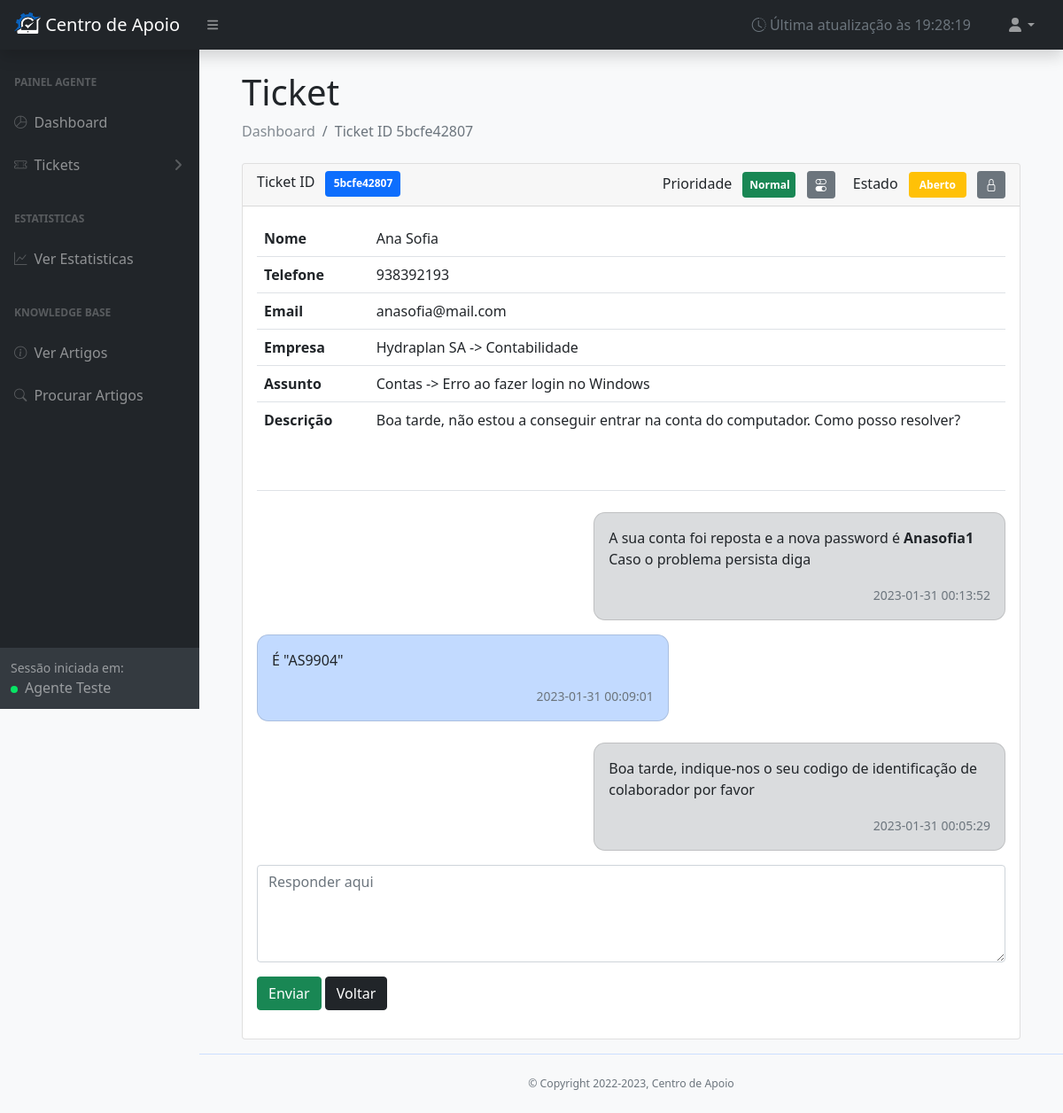
/root_live/agent-panel/ticket-agente.php?id=74 (signed in), run on the app's committed database.
### tables this page shows
CREATE TABLE `tickets` (
  `id` int(11) NOT NULL,
  `ticket_id` varchar(255) NOT NULL,
  `user_id` tinyint(4) NOT NULL,
  `status` int(11) NOT NULL DEFAULT 0,
  `prioridade` int(11) NOT NULL DEFAULT 0,
  `nome` varchar(255) NOT NULL,
  `telefone` varchar(255) NOT NULL,
  `email` varchar(255) NOT NULL,
  `nome_empresa` varchar(255) NOT NULL,
  `dep_empresa` varchar(255) NOT NULL,
  `categoria` int(255) NOT NULL,
  `assunto` varchar(255) NOT NULL,
  `message` text NOT NULL,
  `date` timestamp NOT NULL DEFAULT current_timestamp(),
  `date_reply` timestamp NOT NULL DEFAULT '0000-00-00 00:00:00'
);

CREATE TABLE `kb_categorias` (
  `id` int(11) NOT NULL,
  `nome_categoria` varchar(256) NOT NULL,
  `descricao_categoria` text NOT NULL
);

CREATE TABLE `ticket_reply` (
  `id` int(11) NOT NULL,
  `ticket_id` int(11) NOT NULL,
  `send_by` int(11) NOT NULL DEFAULT 0,
  `message` text NOT NULL,
  `date` timestamp NOT NULL DEFAULT current_timestamp()
);

### root_live/agent-panel/ticket-agente.php (the view, shortened to what this page needs)
<?php
include('../components/page-head.php');
?>
<?php
$estado_0 = "Novo";
$estado_1 = "Aberto";
$estado_2 = "Fechado";
$prioridade_0 = "Normal";
$prioridade_1 = "Alta";
$db = new DB();
$dbconn = $db->conn;
$ticket = '';
$sql = "SELECT tickets.*, kb_categorias.nome_categoria FROM tickets LEFT JOIN kb_categorias ON kb_categorias.id = tickets.categoria WHERE tickets.id=" . $_GET['id'];
$this_ticket_query = mysqli_query($dbconn, $sql) or trigger_error("Query Failed! SQL: $sql - Error: " . mysqli_error($dbconn), E_USER_ERROR);
if ($this_ticket_query->num_rows > 0) {
    while ($row = $this_ticket_query->fetch_assoc()) {
        $status = $row['status'];
        $prioridade = $row['prioridade'];
        $ticket = $row;
    }
} else {
    header('Location: ./agent-panel/painel-agente.php');
}
$ticket_id = $ticket['id'];
$reps = [];
$sql = "SELECT * FROM ticket_reply WHERE ticket_id=$ticket_id ORDER BY date DESC";
if ($ticket != '') {
    $replies = mysqli_query($dbconn, $sql);
    if ($replies->num_rows > 0) {
        while ($row = $replies->fetch_assoc()) {
            $reps[] = $row;
        }
    }
}
?>
<body class="sb-nav-fixed">
    <?php include('../global-panel/components/topnav-painel.php'); ?>
    <div id="layoutSidenav">
        <?php include('../global-panel/components/sidebar-painel.php'); ?>
        <div id="layoutSidenav_content" class="bg-light">
            <main>
                <div class="container-fluid px-5">
                    <h1 class="mt-4">Ticket</h1>
                    <ol class="breadcrumb mb-4">
                        <li class="breadcrumb-item"><a href="../agent-panel/painel-agente.php">Dashboard</a></li>
                        <li class="breadcrumb-item active">Ticket ID <?php echo $ticket['ticket_id']; ?></li>
                    </ol>
                    <div class="card mb-3">
                        <div class="card-header">
                            <div class="d-flex justify-content-between">
                                <div class="align-items-center">
                                    <span>Ticket ID</span>
                                    <span style="width: 85px;" class="badge bg-primary mx-2"><?php echo $ticket['ticket_id']; ?></span>
                                </div>
                                <div class="align-items-center">
                                    <span>Prioridade</span>
                                    <?php
                                    echo '
                                            <span style="width: 60px; "class="badge ' . (($prioridade == 0) ? "bg-success" : "bg-danger") . ' mx-2">' . (($prioridade == 0) ? $prioridade_0 : $prioridade_1) . '</span>
                                            ';
                                    if ($prioridade < 2) {
                                        echo '
                                                <a href="../agent-panel/ticket-prioridade.php?id=' . $_GET['id'] . '" target="_self" rel="noopener noreferrer" class="btn btn-secondary btn-sm me-3"><i class="bi bi-toggles"></i></a>
                                                ';
                                    } else if ($status >= 2) {
                                        echo '';
                                    } ?>
                                    <span>Estado</span>
                                    <?php
                                    echo '
                                            <span style="width: 65px;" class="badge ' . (($status == 0) ? "bg-info" : (($status == 1) ? "bg-warning" : "bg-dark")) . ' mx-2">' . (($status == 0) ? $estado_0 : (($status == 1) ? $estado_1 : $estado_2)) . '</span>
                                            ';
                                    if ($status < 2) {
                                        echo '
                                                <a href="../agent-panel/fechar-ticket.php?id=' . $_GET['id'] . '" target="_self" rel="noopener noreferrer" class="btn btn-secondary btn-sm"><i class="bi bi-lock"></i></a>
                                                ';
                                    } else if ($status == 2) {
                                        echo '';
                                    } ?>
                                </div>
                            </div>
                        </div>
                        <div class="card-body">
                            <table class="table">
                                <tr>
                                    <th style="width:15% !important;">Nome</th>
                                    <td><?php echo $ticket['nome']; ?></td>
                                </tr>
                                <tr>
                                    <th>Telefone</th>
                                    <td><?php echo $ticket['telefone']; ?></td>
                                </tr>
                                <tr>
                                    <th>Email</th>
                                    <td><?php echo $ticket['email']; ?></td>
                                </tr>
                                <tr>
                                    <th>Empresa</th>
                                    <td><?php echo $ticket['nome_empresa'] . ' -> ' . $ticket['dep_empresa']; ?></td>
                                </tr>
                                <tr>
                                    <th>Assunto</th>
                                    <td><?php echo $ticket['nome_categoria'] . ' -> ' . $ticket['assunto']; ?></td>
                                </tr>
                                <tr style="height: 100px;">
                                    <th>Descrição</th>
                                    <td>
                                        <p><?php echo $ticket['message']; ?></p>
                                    </td>
                                </tr>
                            </table>
                            <div class="reply-area">
                                <ul>
                                    <?php if (count($reps) > 0) { ?>
                                        <?php foreach ($reps as $k => $v) {
                                            if ($v['send_by'] == 0) {
                                        ?>
                                                <li class="reply-user my-4">
                                                    <div class="card mb-3 bg-primary bg-opacity-25" style="border-radius: 0.80rem !important; width: 55%;">
                                                        <div class="card-body">
                                                            <p><?php echo $v['message']; ?></p>
                                                            <div class="text-end">
                                                                <small class="text-muted"><?php echo $v['date']; ?></small>
                                                            </div>
                                                        </div>
                                                    </div>
                                                </li>
                                            <?php
                                            } else {
                                            ?>
                                                <li class="reply-me my-4">
                                                    <div class="card mb-3 bg-secondary bg-opacity-25 float-end" style="border-radius: 0.80rem !important; width: 55%;">
                                                        <div class="card-body">
                                                            <p><?php echo $v['message']; ?></p>
                                                            <div class="text-end">
                                                                <small class="text-muted"><?php echo $v['date']; ?></small>
                                                            </div>
                                                        </div>
                                                    </div>
                                                </li>
                                        <?php
                                            }
                                        }
                                        ?>
                                    <?php } ?>
                                </ul>
                            </div>
                            <div class="send-area">
                                <form method="POST">
                                    <div class="my-3">
                                        <textarea name="message" class="form-control" placeholder="Responder aqui" id="message" cols="30" rows="4"></textarea>
                                    </div>
                                    <div class="mb-3">
                                        <button class="btn btn-success" type="submit">Enviar</button>
                                        <a href="../agent-panel/painel-agente.php" target="_self" rel="noopener noreferrer" class="btn btn-dark">Voltar</a>
                                    </div>
                                </form>
                            </div>
                        </div>
                    </div>
                </div>
            </main>
            <?php include('../components/panels/footer-panel.php'); ?>
        </div>
    </div>
</body>
</html>

### root_live/assets/css/app.css (style rules this page uses)
.reply-area ul { padding-left: 0px; list-style: none; }
.reply-area ul li { margin-top: 10px; }
.breadcrumb { text-decoration: none; }
.breadcrumb-item > a { color: #828a91; text-decoration: none; }

### data on the page
tickets: ticket "5bcfe42807", nome "Ana Sofia", telefone "938392193", email "anasofia@mail.com", nome_empresa "Hydraplan SA", dep_empresa "Contabilidade", categoria.nome_categoria "Contas", assunto "Erro ao fazer login no Windows", message "Boa tarde, não estou a conseguir entrar na conta do computador. Como posso resolver?"
ticket_reply: message "A sua conta foi reposta e a nova password é Anasofia1 Caso o problema persista diga", date "2023-01-31 00:13:52"
ticket_reply: message "É \"AS9904\"", date "2023-01-31 00:09:01"
ticket_reply: message "Boa tarde, indique-nos o seu codigo de identificação de colaborador por favor", date "2023-01-31 00:05:29"

### other printed values
$_SESSION['nome'] "Agente"
$_SESSION['apelido'] "Teste"
$prioridade_0 "Normal"
$estado_1 "Aberto"
